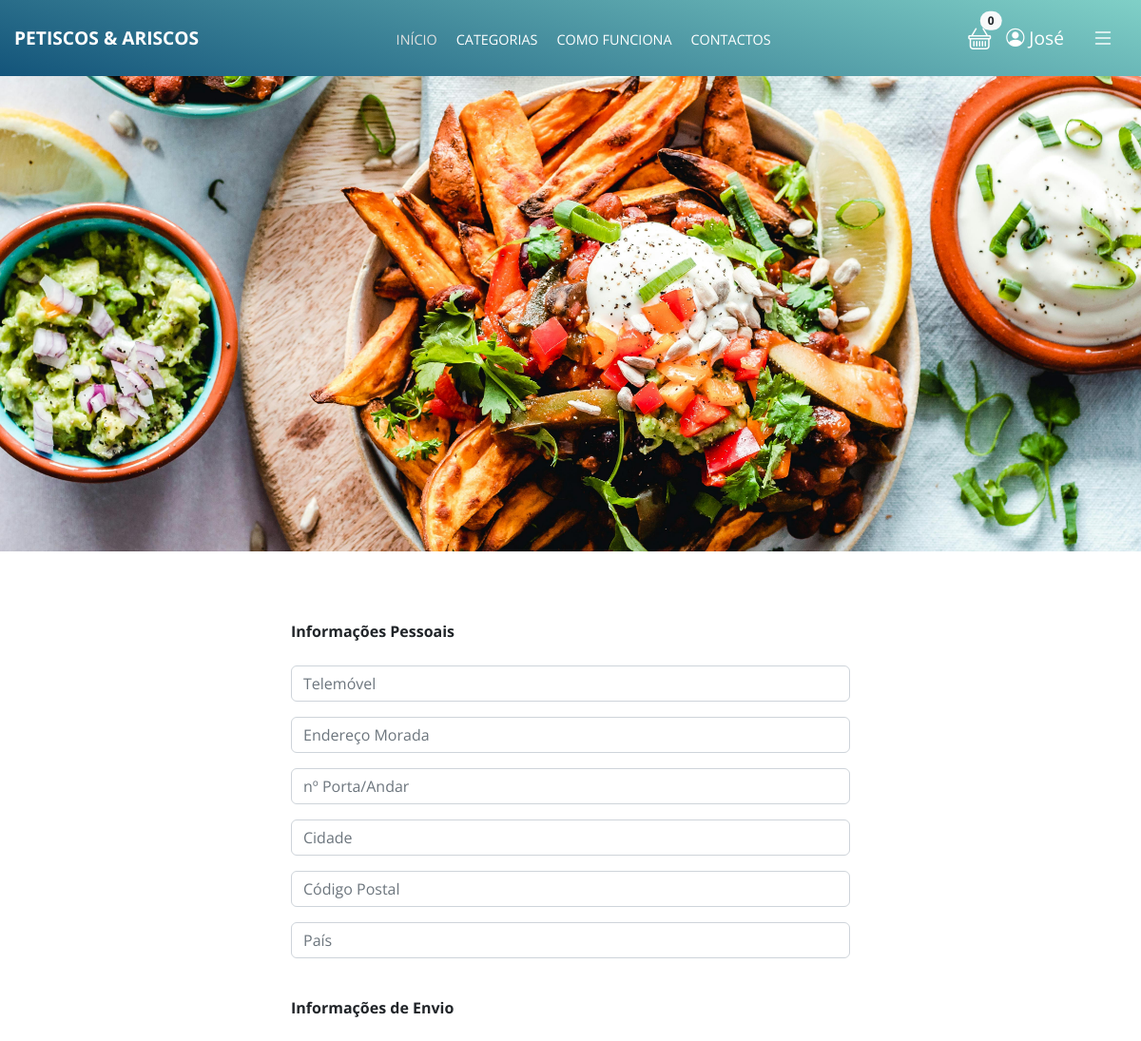
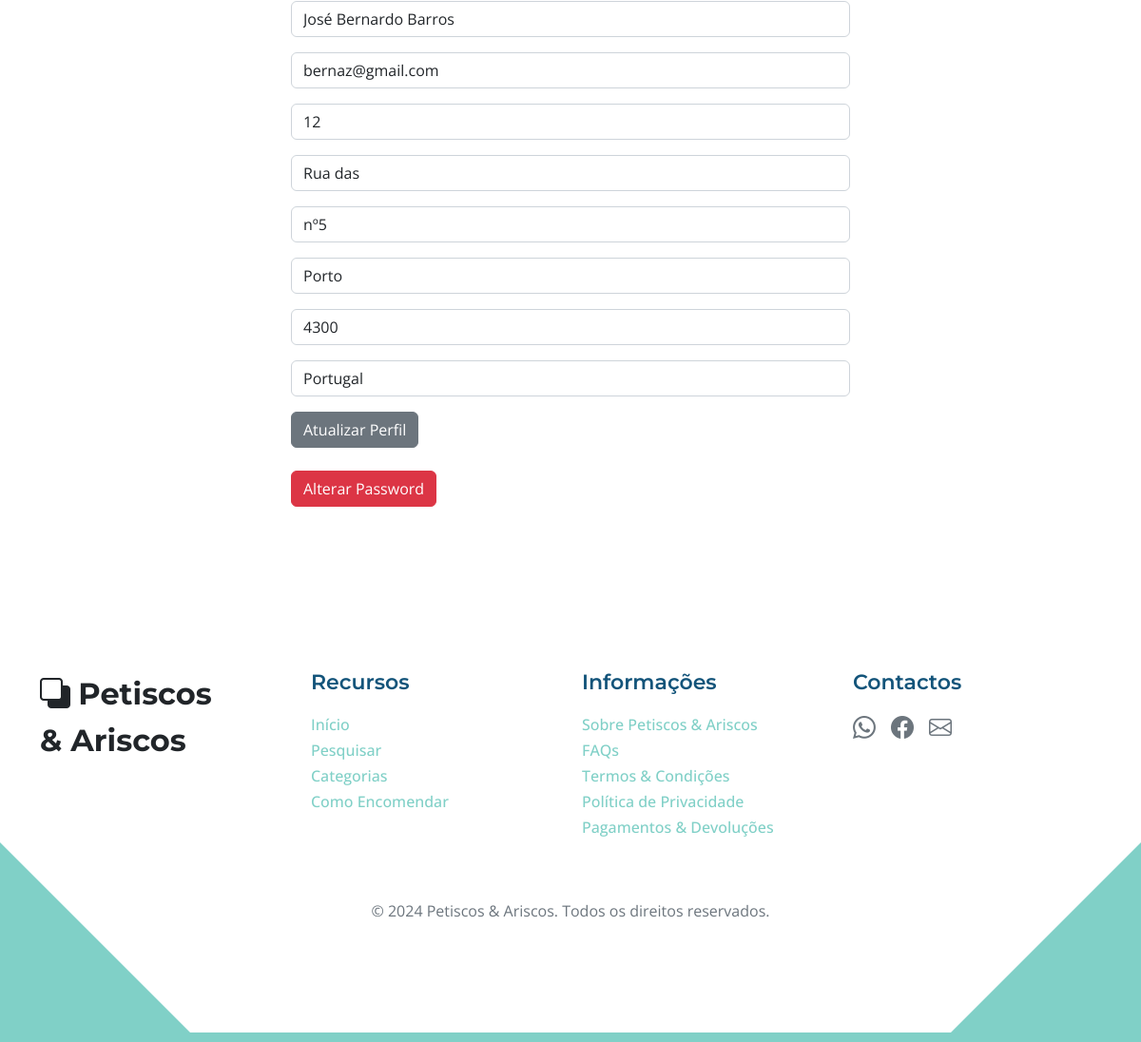
The page /editar_info/ (signed in) on the database its author committed (2 pictures, top to bottom).
### loja/models.py (models this page shows, shortened)
class Profile(models.Model):
	user = models.OneToOneField(User, on_delete=models.CASCADE)
	date_modified = models.DateTimeField(User, auto_now=True)
	phone = models.CharField(max_length=20, blank=True)
	address1 = models.CharField(max_length=200, blank=True)
	address2 = models.CharField(max_length=200, blank=True)
	city = models.CharField(max_length=20, blank=True)
	zipcode = models.CharField(max_length=20, blank=True)
	country = models.CharField(max_length=20, blank=True)
	old_cart = models.CharField(max_length=20, blank=True, null=True)

### pagamentos/models.py (models this page shows, shortened)
class ShippingAddress(models.Model):
    user = models.ForeignKey(User, on_delete=models.CASCADE, null=True, blank=True)
    shipping_full_name = models.CharField(max_length=200)
    shipping_email = models.CharField(max_length=200)
    shipping_address1 = models.CharField(max_length=200)
    shipping_address2 = models.CharField(max_length=200)
    shipping_phone = models.CharField(max_length=200, null=True, blank=True)
    shipping_city = models.CharField(max_length=200, null=True, blank=True)
    shipping_zipcode = models.CharField(max_length=200, null=True, blank=True)
    shipping_country = models.CharField(max_length=200, null=True, blank=True)
    class Meta:
        verbose_name_plural = "Shipping Address"

### loja/views.py (the view)
# urls.py: path('editar_info/', views.update_info, name='update_info'),
def update_info(request):
    if request.user.is_authenticated:
        current_user = Profile.objects.get(user__id=request.user.id)
        shipping_user = ShippingAddress.objects.get(user__id=request.user.id)
        form = UserInfoForm(request.POST or None, instance=current_user)
        shipping_form = ShippingForm(request.POST or None, instance=shipping_user)
        if form.is_valid() or shipping_form.is_valid():
            form.save()
            shipping_form.save()
            messages.success(request, ("O as informações do teu perfil foram atualizadas!."))
            return redirect('home')
        return render(request, 'update_info.html', {'form':form, 'shipping_form':shipping_form})
    else:
        messages.success(request, ("Tens de iniciar sessão para alterares as informações do teu perfil."))
        return redirect('home')

### loja/forms.py
class UserInfoForm(forms.ModelForm):
	phone = forms.CharField(label="", widget=forms.TextInput(attrs={'class':'form-control', 'placeholder':'Telemóvel'}), required=False)
	address1 = forms.CharField(label="", widget=forms.TextInput(attrs={'class':'form-control', 'placeholder':'Endereço Morada'}), required=False)
	address2 = forms.CharField(label="", widget=forms.TextInput(attrs={'class':'form-control', 'placeholder':'nº Porta/Andar'}), required=False)
	city = forms.CharField(label="", widget=forms.TextInput(attrs={'class':'form-control', 'placeholder':'Cidade'}), required=False)
	zipcode = forms.CharField(label="", widget=forms.TextInput(attrs={'class':'form-control', 'placeholder':'Código Postal'}), required=False)
	country = forms.CharField(label="", widget=forms.TextInput(attrs={'class':'form-control', 'placeholder':'País'}), required=False)
	class Meta:
		model = Profile
		fields = ('phone', 'address1', 'address2', 'city', 'zipcode', 'country', )

### carrinho/cart.py (called while the page is built)
	def __len__(self):
		return len(self.cart)

### carrinho/context_processors.py (called while the page is built)
def cart(request):
	return {'cart': Cart(request)}

### loja/templates/update_info.html (shortened to what this page needs)
{% extends 'base.html' %}
{% load static %}
{% block content %}
    <section class="header-section" style="background: url('{% static "assets/food_header.jpg" %}') center center/cover no-repeat; height: 500px; width: 100%;">
    </section>
    <div class="custom-pattern py-5">
        <div class="row justify-content-center">
            <div class="col-md-6">
                <br/>
                <strong>Informações Pessoais</strong>
                <form method="POST" action="{% url 'update_info' %}">
                    <br/>
                    {{ form.as_p }}
                    <br/>
                    <strong>Informações de Envio</strong>
                    <br/><br/>
                    {{ shipping_form.as_p }}
                    <button type="submit" class="btn btn-secondary">Atualizar Perfil</button>
                </form>
                <br/>
                <a href="{% url 'update_password' %}" class="btn btn-danger">Alterar Password</a>
                <br/><br/>
            </div>
        </div>
    </div>
{% endblock %}

### loja/templates/navbar.html (shortened to what this page needs)
{% load static %}
<nav class="new-navbar">
    <div class="container d-flex justify-content-between align-items-center">
        <a href="#" class="new-navbar-brand">Petiscos & Ariscos</a>
        <ul class="new-navbar-nav d-flex mb-0">
            <li class="new-nav-item">
                <a href="{% url 'home' %}" class="new-nav-link active">INÍCIO</a>
            </li>
            <li class="new-nav-item dropdown">
                <a href="#" class="new-nav-link dropdown-toggle" id="dropdownMenu" role="button" data-bs-toggle="dropdown" aria-expanded="false">
                    CATEGORIAS
                </a>
            </li>
            <li class="new-nav-item">
                <a href="#como-funciona" class="new-nav-link">COMO FUNCIONA</a>
            </li>
            <li class="new-nav-item">
                <a href="#section_4" class="new-nav-link">CONTACTOS</a>
            </li>
        </ul>
        <div class="d-flex align-items-center gap-3">
            <div class="cart-icon position-relative">
                <a href="{% url 'cart_summary' %}" class="cart-link">
                    <i class="bi bi-basket" style="font-size: 1.5rem;"></i>
                    <span class="badge position-absolute top-0 start-100 translate-middle bg-light text-dark rounded-pill" id="cart_quantity">
                        {{ cart|length }}
                    </span>
                </a>
            </div>
            <div class="new-navbar-icons dropdown">
                <a href="#" class="dropdown-toggle no-arrow" id="userDropdown" role="button" data-bs-toggle="dropdown" aria-expanded="false">
                    <i class="bi bi-person-circle"></i>
                    {% if user.is_authenticated %}
                        {{ user.first_name|default:user.username }}
                    {% else %}
                        Conta
                    {% endif %}
                </a>
            </div>
            <button class="btn new-navbar-toggle dropdown-toggle no-arrow" id="customToggle" type="button" data-bs-toggle="dropdown" aria-expanded="false">
                <i class="bi bi-list" style="font-size: 1.5rem;"></i>
            </button>
        </div>
    </div>
</nav>

### static/css/customs.css (style rules this page uses)
.new-navbar { background: linear-gradient(15deg, #13547a 0%, #80d0c7 100%); padding: 15px 0; position: relative; width: 100%; z-index: 1000; }
.new-navbar .container { max-width: 1200px; margin: 0 auto; padding: 0 15px; }
.new-navbar-brand { font-size: 1.2rem; font-weight: bold; color: #fff; text-decoration: none; text-transform: uppercase; }
.new-navbar-nav { list-style: none; gap: 20px; display: flex; margin: 0 auto; padding: 0; }
.new-nav-item { list-style: none; }
.new-nav-link { color: #fff; font-size: 0.9rem; text-transform: uppercase; text-decoration: none; transition: color 0.3s ease; }
.new-nav-link:hover, .new-nav-link.active { color: #e0e0e0; }
.new-navbar-icons { display: flex; gap: 15px; }
.new-navbar-icons a { color: #fff; font-size: 1.2rem; text-decoration: none; transition: color 0.3s ease; }
.new-navbar-toggle { background: none; border: none; color: white; transition: transform 0.3s ease-in-out; }

### static/css/template-topics.css (style rules this page uses)
:root { --white-color: #ffffff; --primary-color: #13547a; --secondary-color: #80d0c7; --section-bg-color: #f0f8ff; --custom-btn-bg-color: #80d0c7; --custom-btn-bg-hover-color: #13547a; --dark-color: #000000; --p-color: #717275; --border-color: #7fffd4; --link-hover-color: #13547a; --body-font-family: 'Open Sans', sans-serif; --title-font-family: 'Montserrat', sans-serif; --h1-font-size: 58px; --h2-font-size: 46px; --h3-font-size: 32px; --h4-font-size: 28px; --h5-font-size: 24px; --h6-font-size: 22px; --p-font-size: 20px; --menu-font-size: 14px; --btn-font-size: 18px; --copyright-font-size: 16px; --border-radius-large: 100px; --border-radius-medium: 20px; --border-radius-small: 10px; --font-weight-normal: 400; --font-weight-medium: 500; --font-weight-semibold: 600; --font-weight-bold: 700; }
body { background-color: var(--white-color); font-family: var(--body-font-family); }
p { color: var(--p-color); font-size: var(--p-font-size); font-weight: var(--font-weight-normal); }
ul li { color: var(--p-color); font-size: var(--p-font-size); font-weight: var(--font-weight-normal); }
a, button { touch-action: manipulation; transition: all 0.3s; }
a { display: inline-block; color: var(--primary-color); text-decoration: none; }
b, strong { font-weight: var(--font-weight-bold); }

### loja/templates/navbar.html (style rules this page uses)
.dropdown-toggle::after { display: none; }
.cart-link { color: #fff; text-decoration: none; position: relative; }
.cart-link .bi-basket { font-size: 1.5rem; }
.cart-link .badge { color: #fff; background-color: #000; }
#customToggle .bi-list { color: #fff; }

### rows shown on the page
ShippingAddress: shipping_full_name "José Bernardo Barros", shipping_email "bernaz@gmail.com", shipping_phone "12", shipping_address1 "Rua das", shipping_address2 "nº5", shipping_city "Porto", shipping_zipcode "4300", shipping_country "Portugal"

### other values the page prints
{{ cart|length }} "0"
{{ user.first_name|default:user.username }} "José"
